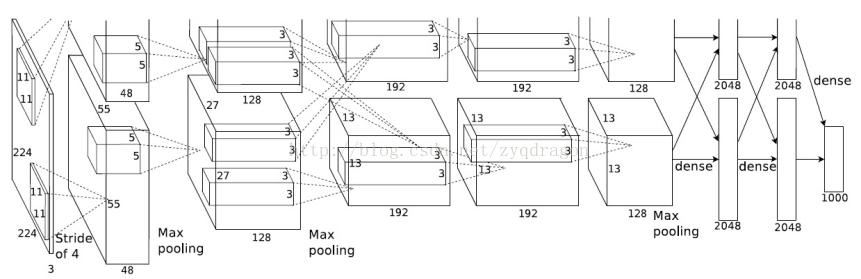
#> input picture AlexNet.png, 861 x 279 px
$ python image-change.py   (older library calls are emulated)
#> lines starting #> are read from the running program, lines starting #| are printed output that depends on the picture
from PIL import Image


def suoxiao(im):
    w, h = im.size
    print('Original image size: %sx%s' % (w, h))
    im2 = im.resize((w //2 , h//2))
    # im2.show()
    im2.save('suoxiao.jpg', 'jpeg')

def fangda(im):
    w, h = im.size
    im2 = im.resize((w * 2, h * 2),Image.ANTIALIAS)
    # im2.show()
    im2.save('fangda.jpg', 'jpeg')


def shuipingjingxiang(im):
    w, h = im.size
    im2 = im.transform((w, h), Image.EXTENT, (0, h, w, 0))
    # im2.show()
    im2.save('shuipingjingxiang.jpg', 'jpeg')

def chuizhijingxiang(im):
    w, h = im.size
    im2 = im.transform((w, h), Image.EXTENT, (w, 0, 0, h))
    # im2.show()
    im2.save('chuizhijingxiang.jpg', 'jpeg')


def zhongxinjingxiang(im):
    w, h = im.size
    im2 = im.transform((w, h), Image.EXTENT, (w, h, 0, 0))
    # im2.show()
    im2.save('zhongxinjingxiang.jpg', 'jpeg')

def duquRGB(im):
    im2 = im.split()
    im2[0].show()
    im2[1].show()
    im2[2].show()

    w, h = im.size
    rCount = 0
    gCount = 0
    bCount = 0
    for x in range(w):
        for y in range(h):
            r, g, b = im.getpixel((x,y))
            rCount += r
            gCount += g
            bCount += b
    print('R的和为:%s\nG的和为:%s\nB的和为:%s\n' % (rCount, gCount, bCount))

imagepath = input("请输入图片地址：")
#> the answer given: ../AlexNet.png
im = Image.open(imagepath)
#> im is the input picture: PIL image 861x279 RGB; mean R, G, B 243.1, 243.1, 243.1
# im = Image.open('1.jpeg')
shuipingjingxiang(im)
#> in shuipingjingxiang, `im2 = im.transform((w, h), Image.EXTENT, (0, h, w, 0))`:
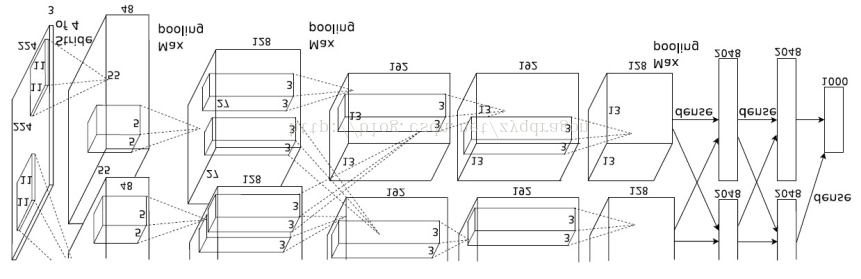
#> im2: PIL image 861x279 RGB; mean R, G, B 243.1, 243.1, 243.1
chuizhijingxiang(im)
#> in chuizhijingxiang, `im2 = im.transform((w, h), Image.EXTENT, (w, 0, 0, h))`:
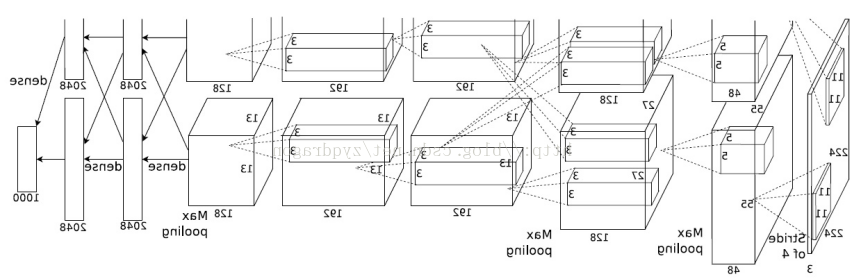
#> im2: PIL image 861x279 RGB; mean R, G, B 243.1, 243.1, 243.1
zhongxinjingxiang(im)
#> in zhongxinjingxiang, `im2 = im.transform((w, h), Image.EXTENT, (w, h, 0, 0))`:
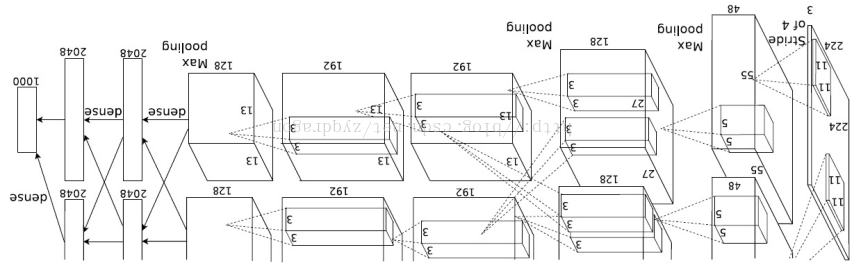
#> im2: PIL image 861x279 RGB; mean R, G, B 243.1, 243.1, 243.1
fangda(im)
suoxiao(im)
#| Original image size: 861x279
#> in suoxiao, `im2 = im.resize((w //2 , h//2))`:
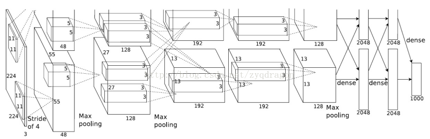
#> im2: PIL image 430x139 RGB; mean R, G, B 242.7, 242.7, 242.7
duquRGB(im)
#> after the loop in duquRGB, `for x in range(w):`: bCount = 58399850; gCount = 58404185
#| R的和为:58404185
#| G的和为:58404185
#| B的和为:58399850
